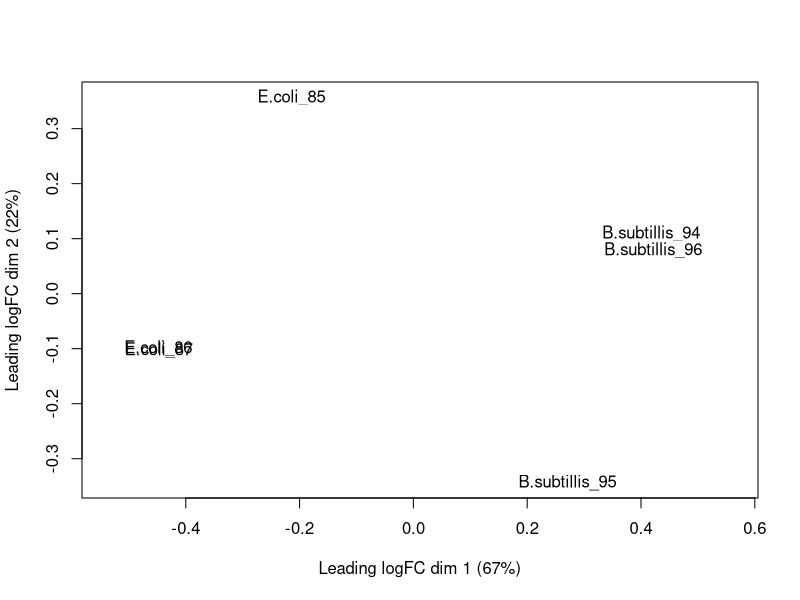
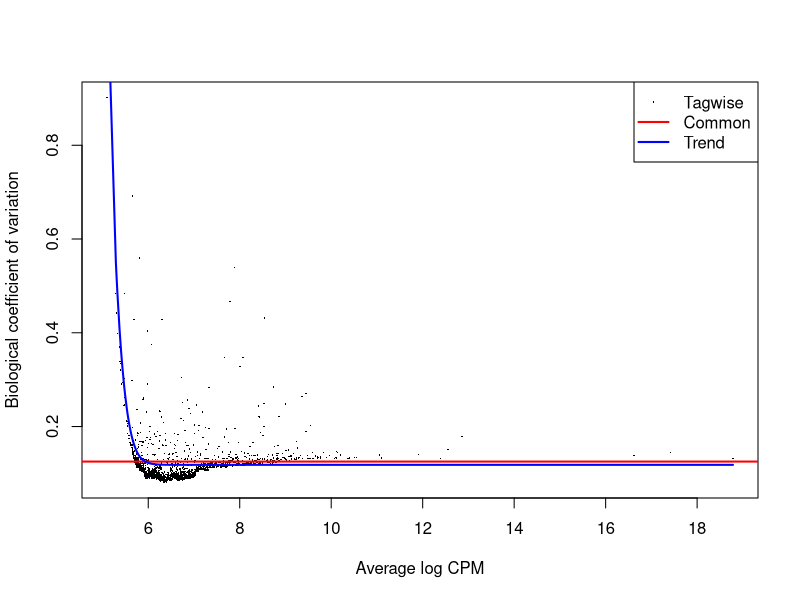
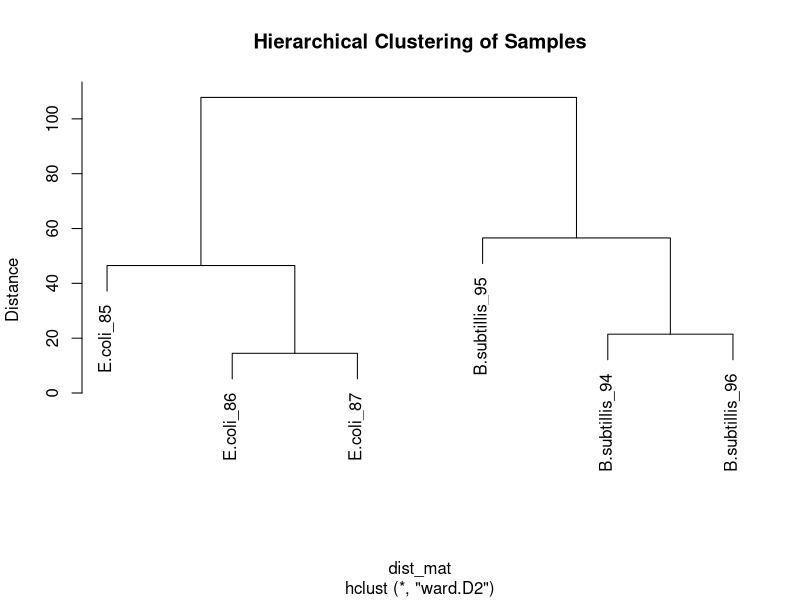

Recreate these plots in R, in order.
## ---- chunk 1
knitr::opts_chunk$set(echo = TRUE)
## ---- chunk 2
library(openxlsx  , quietly = T)
library(edgeR     , quietly = T)
library(ggplot2   , quietly = T)
library(data.table, quietly = T)
## ---- chunk 3
  
#Open all count files
count85 <- (read.csv("counts_SRR5832185.txt", header = FALSE, sep = "\t"))
count86 <- (read.csv("counts_SRR5832186.txt", header = FALSE, sep = "\t"))
count87 <- (read.csv("counts_SRR5832187.txt", header = FALSE, sep = "\t"))

count94 <- (read.csv("counts_SRR5832194.txt", header = FALSE, sep = "\t"))
count95 <- (read.csv("counts_SRR5832195.txt", header = FALSE, sep = "\t"))
count96 <- (read.csv("counts_SRR5832196.txt", header = FALSE, sep = "\t"))


#split the chromosome and gene information
split1 <- do.call(rbind ,strsplit(as.character(count85[,1]), ":", fixed = TRUE))
split2 <- do.call(rbind ,strsplit(as.character(split1[,2]) , ".", fixed = TRUE))

#Add chromosome and gene information  to count85 dataframe and removes old column
count85 <- cbind(split2, count85)
count85[,"V1"] <- NULL


#creates count matrix 
countMatrix <<- do.call(cbind, list(count85, count86$V2, count87$V2, count94$V2, count95$V2, count96$V2))
colnames(countMatrix) <- c("Chromosome", "Gene", "E.coli_85", "E.coli_86", "E.coli_87", "B.subtillis_94", "B.subtillis_95", "B.subtillis_96")

#change rownames to GeneID
rownames(countMatrix) <- countMatrix[,"Gene"]

print(head(countMatrix))

## ---- chunk 4

# create DGE list
exp   <- c("E.coli", "E.coli", "E.coli", "B.subtillis", "B.subtillis", "B.subtillis")
group <- factor(exp)
y     <- DGEList(counts = countMatrix[,3:8], group = group)
  
# select all genes with at least 50 counts per million (cpm) in two samples
keep.genes <- rowSums(cpm(y) > 50) >= 2
y <- y[keep.genes,]
  
## ---- chunk 5
# recalculate the library size
y$samples$lib.size <- colSums(y$counts)

# normalization
y <- calcNormFactors(y, method = "TMM")
## ---- chunk 6
# create design matrix (samples grouped by conditions)
design <- model.matrix(~0+group, data = y$samples)
colnames(design) <- levels(y$samples$group)

print(head(design))
  
## ---- chunk 7
# estimate dispersion
y <- estimateGLMCommonDisp( y, design)
y <- estimateGLMTrendedDisp(y, design, method = "power")
y <- estimateGLMTagwiseDisp(y, design)
## ---- chunk 8
# Plot MDS/PCA plot
plotMDS(y)

# Plot BCV plot
plotBCV(y)
## ---- chunk 9
# Create distance matrix of normalized count data
norm_counts <- as.data.frame(as.matrix.DGEList(y))
norm_counts <- na.omit(t(norm_counts))
norm_counts <- scale(norm_counts)
dist_mat <- dist(norm_counts, method = "euclidean")

# cluster data based on samples 
clustering <- hclust(dist_mat, method = "ward.D2")

# Plot hierarchical clustering
plot(clustering, ylab = "Distance", main = "Hierarchical Clustering of Samples")
## ---- chunk 10
# Determine differentially expressed genes
fit <- glmFit(y, design)
mc  <- makeContrasts(exp.r=E.coli-B.subtillis, levels = design)
fit <- glmLRT(fit, contrast = mc)
res <- topTags(fit, n = 100000, p.value = 0.05)
result_df <- as.data.frame(topTags(fit, n = 100000, p.value = 0.05))
  
write.csv(res ,"diff_expressed_genes.csv", row.names = TRUE)

print(head(result_df))
## ---- chunk 11
subSet <- as.data.frame(res[,4:5])
setDT(subSet, keep.rownames = TRUE)[]

write.table(subSet, "gsea_input.txt", sep = "\t", row.names = FALSE)
